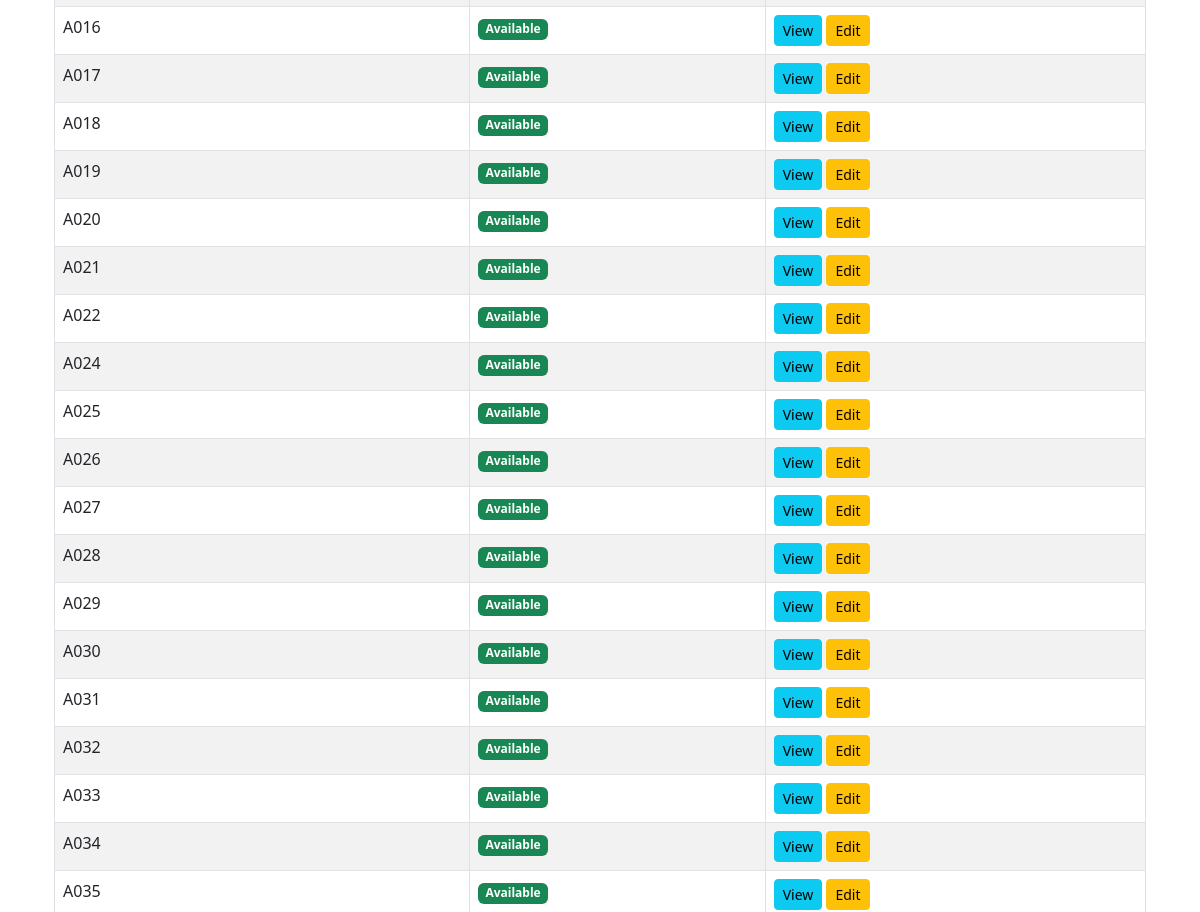
The app's page /admin/lots/1 (signed in, middle part), older data.
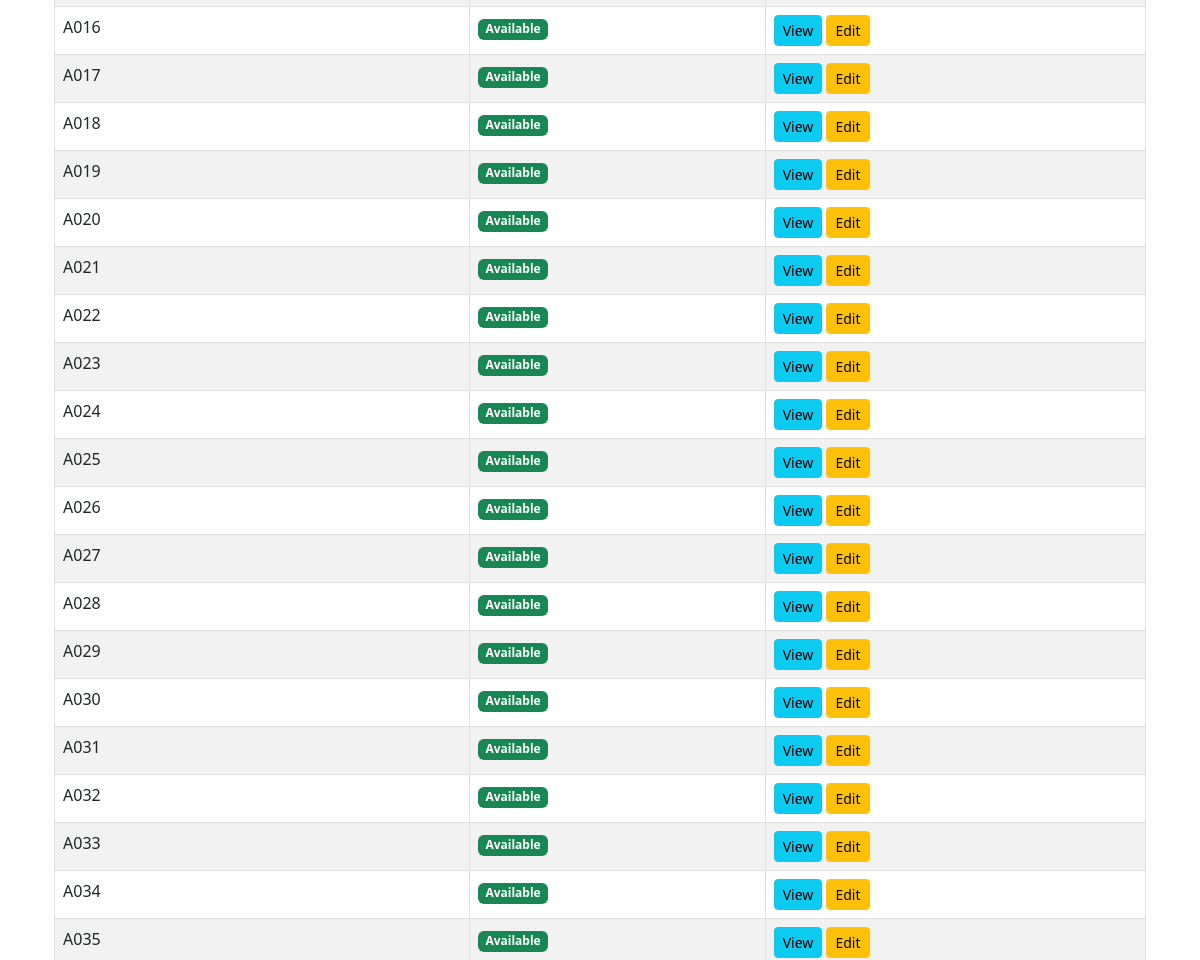
The same page, newer data.
### app/models/parking.py (models this page shows, shortened)
class ParkingSpot(BaseModel):
    __tablename__ = "parking_spots"
    spot_number = db.Column(db.String(10), nullable=False)
    parking_lot_id = db.Column(db.Integer, db.ForeignKey('parking_lots.id'), nullable=False)
    status = db.Column(db.Enum(SpotStatus), default=SpotStatus.AVAILABLE.value, nullable=False)
    parking_lot = db.relationship('ParkingLot', back_populates='parking_spots')
    reservations = db.relationship('Reservation', back_populates='parking_spot')
    __table_args__ = (db.UniqueConstraint('spot_number', 'parking_lot_id'),)

### app/routes/admin.py (the view)
@admin_bp.route('/lots/<int:lot_id>')
@require_permission(PermissionType.VIEW_PARKING_DETAILS.value)
@refresh_db_session
def view_parking_lot_details(lot_id):
    lot = ParkingLot.query.get_or_404(lot_id)
    spots = ParkingSpot.query.filter_by(parking_lot_id=lot.id).all()
    return render_template('admin/parking/lot_details.html', lot=lot, spots=spots)

### app/routes/admin.py (called while the page is built)
def refresh_db_session(func):
    @wraps(func)
    def wrapper(*args, **kwargs):
        db.session.expire_all()  # clears SQLAlchemy cache
        return func(*args, **kwargs)
    return wrapper

### app/templates/admin/parking/lot_details.html (shortened to what this page needs)
{% extends 'base.html' %}
{% block content %}
<div class="container mt-4">
  <table class="table table-bordered table-striped">
    <tbody>
      {% for spot in spots %}
      <tr>
        <td>{{ spot.spot_number }}</td>
        <td>
          {% if spot.status.value == 'available' %}
            <span class="badge bg-success">Available</span>
          {% elif spot.status.value == 'occupied' %}
            <span class="badge bg-danger">Occupied</span>
          {% elif spot.status.value == 'reserved' %}
            <span class="badge bg-warning text-dark">Reserved</span>
          {% elif spot.status.value == 'under_maintenance' %}
            <span class="badge bg-secondary">Under Maintenance</span>
          {% elif spot.status.value == 'banned' %}
            <span class="badge bg-dark">Banned</span>
          {% else %}
            <span class="badge bg-light text-dark">{{ spot.status.value|capitalize }}</span>
          {% endif %}
        </td>
        <td>
          <a href="{{ url_for('admin.view_parking_spot_details', spot_id=spot.id) }}" class="btn btn-info btn-sm">View</a>
          <a href="{{ url_for('admin.edit_parking_spot', spot_id=spot.id) }}" class="btn btn-warning btn-sm">Edit</a>
        </td>
      </tr>
      {% endfor %}
    </tbody>
  </table>
</div>
{% endblock %}

Row changes from the older to the newer data that the page shows:
added ParkingSpot: spot_number "A023", status "Available"
